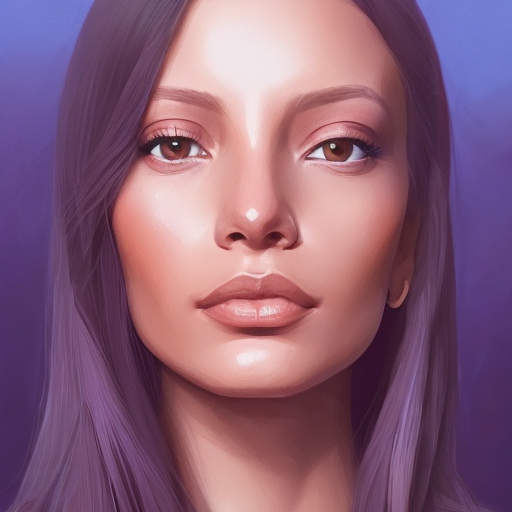
#> input picture tuzbibergurultusuhist/foto.png, 512 x 512 px
$ jupyter execute TuzBiberGurultusuHist.ipynb
#> lines starting #> are read from the running program, lines starting #| are printed output that depends on the picture; after the words box and inside, x2 and y2 are one past the last pixel; in counts of white or black regions, pixels touching at a corner belong together
[cell 1]
import random
import numpy as np
import pathlib
import cv2
from pathlib import Path
from matplotlib import pyplot as plt

[cell 2]
path = str(Path(pathlib.Path().absolute()).parents[0])
path+="/tuzbibergurultusuhist"

[cell 3]
def add_noise(image):

    row, col = image.shape #image'in shape'ini aldik

    # 300 ile 1000 arasinda random bir sayi secilecek bunlar pikselleri beyaza boyamak icin kullanilacak
    number_of_pixels = random.randint(300, 10000)
    for i in range(number_of_pixels):
        # y koordinat icin sayi
        y_coord = random.randint(0, row - 1)

        # x koordinat icin random sayi
        x_coord = random.randint(0, col - 1)

        # pikseli beyeza boyama kismi
        image[y_coord][x_coord] = 255

  # 300 ile 1000 arasinda random bir sayi secilecek bunlar pikselleri siyaha boyamak icin kullanilacak
    number_of_pixels = random.randint(300, 10000)
    for i in range(number_of_pixels):
        # y koordinat icin sayi
        y_coord = random.randint(0, row - 1)

        # x koordinat icin random sayi
        x_coord = random.randint(0, col - 1)

        # pikseli siyaha boyama kismi
        image[y_coord][x_coord] = 0

    return image

[cell 4]
image = cv2.imread(path+'/foto.png',cv2.IMREAD_GRAYSCALE) #0
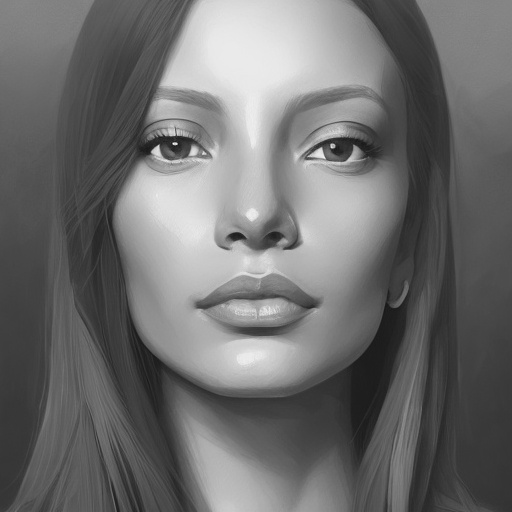
#> image: shape (512, 512); min 24, max 252, mean 109.9
cv2.imshow('Orijinal',image)
cv2.waitKey(0)
cv2.destroyAllWindows()
cv2.waitKey(1)
#siyah beyaz oldu fotogray cunku gray scale

[cell 5]
hist,bins = np.histogram(image.flatten(),256,[0,256])
#> hist = 256 values, max 4438 at index 56, min 0 at index 0, mean 1024; bins = 257 values from 0 to 256
cdf = hist.cumsum()
#> cdf = 256 values from 0 to 262144
cdf_normalized = cdf * float(hist.max()) / cdf.max()
#> cdf_normalized = 256 values from 0 to 4438
plt.plot(cdf_normalized, color = 'b')
plt.hist(image.flatten(),256,[0,256], color = 'b')
plt.xlim([0,256])
plt.legend(('cdf','histogram'), loc = 'upper left')
plt.show()
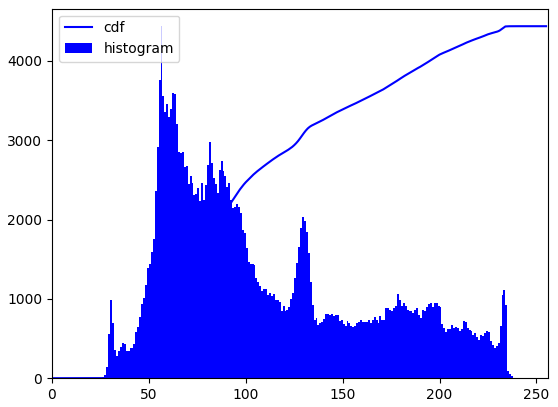
#> figure drawn by matplotlib, 1 panel; tallest bar 4438 high, from x = 56 to 57; curve peaks at x = 252, y = 4438

[cell 6]
salt_and_pepper_image=add_noise(image)
#> after the loop in add_noise, `for i in range(number_of_pixels):`:
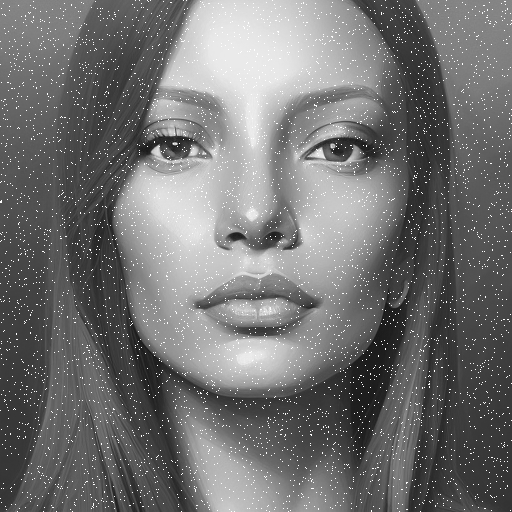
#> image: shape (512, 512); 2.49% of pixels changed, all inside (x1, y1, x2, y2) = (0, 0, 512, 512)
#> after the loop in add_noise, `for i in range(number_of_pixels):`:
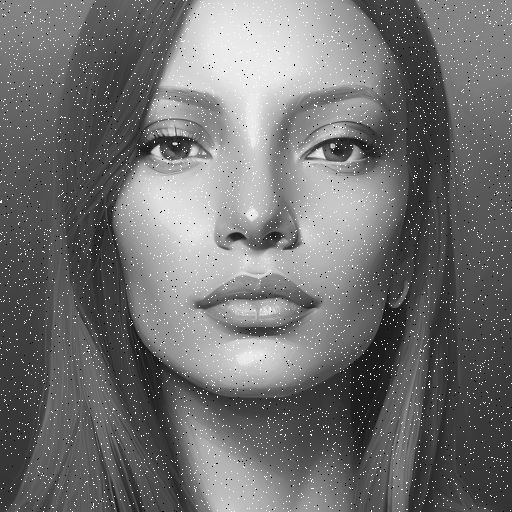
#> image: shape (512, 512); 0.47% of pixels changed, all inside (x1, y1, x2, y2) = (0, 0, 512, 512)
cv2.imshow('Salt and Pepper',salt_and_pepper_image)
cv2.waitKey(0)
cv2.destroyAllWindows()
cv2.waitKey(1)
#salt paper gurultusu eklendi

[cell 7]
hist,bins = np.histogram(salt_and_pepper_image.flatten(),256,[0,256])
#> hist = 256 values, max 6479 at index 255, min 0 at index 1, mean 1024
cdf = hist.cumsum()
#> cdf = 256 values from 1233 to 262144
cdf_normalized = cdf * float(hist.max()) / cdf.max()
#> cdf_normalized = 256 values from 30.47 to 6479
plt.plot(cdf_normalized, color = 'b')
plt.hist(salt_and_pepper_image.flatten(),256,[0,256], color = 'b')
plt.xlim([0,256])
plt.legend(('cdf','histogram'), loc = 'upper left')
plt.show()
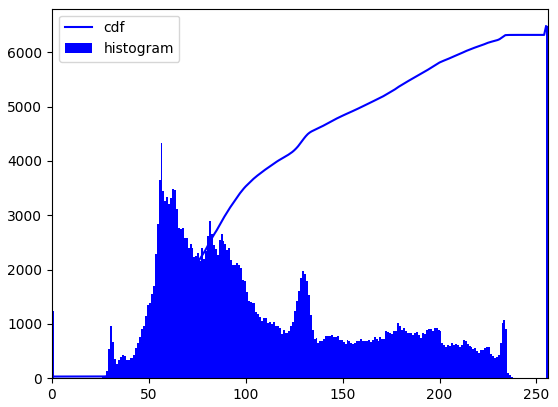
#> figure drawn by matplotlib, 1 panel; tallest bar 6479 high, from x = 255 to 256; curve peaks at x = 255, y = 6479
